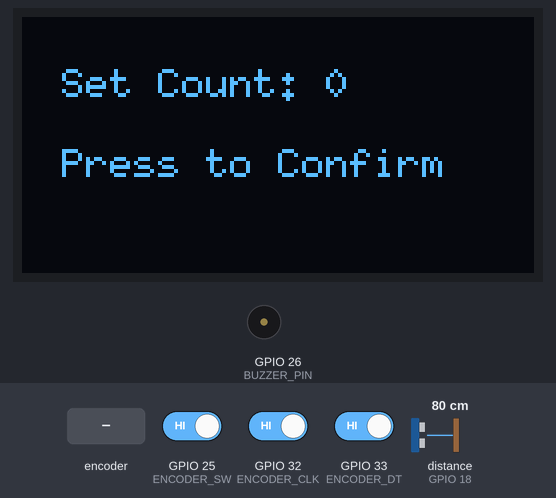
A sketch run on a simulated ESP32. On the bench: 128×64 one-colour display, buzzer (waves = sounding, pin HIGH). The inputs (shaded band) are chosen by the test bench; at power-on: GPIO 25 (ENCODER_SW) HIGH, GPIO 32 (ENCODER_CLK) HIGH, GPIO 33 (ENCODER_DT) HIGH, distance to the obstacle (sensor on GPIO 18) 80 cm. The echo pulse lasts 58.3 µs per cm; WiFi joins after 1.5 s; servers stay silent unless stated; uploads are accepted with an empty reply; pins used as bus, display or sensor lines are not drawn; what the sketch prints to the serial monitor is not drawn.

Above: at 2.7 s.
2.8 s: GPIO 25 (ENCODER_SW) driven LOW
At 5.2 s:
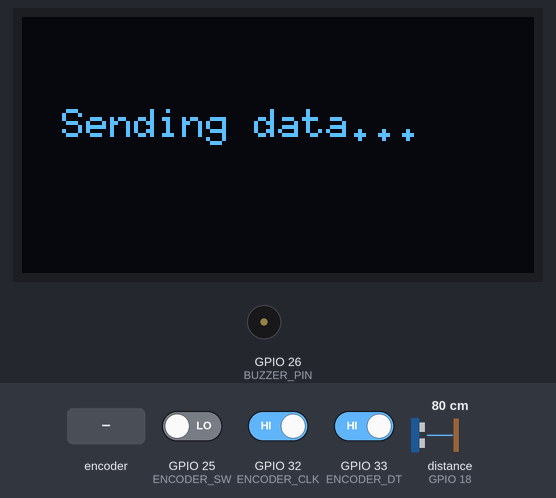
5.8 s: GPIO 25 (ENCODER_SW) driven HIGH
At 7.8 s:
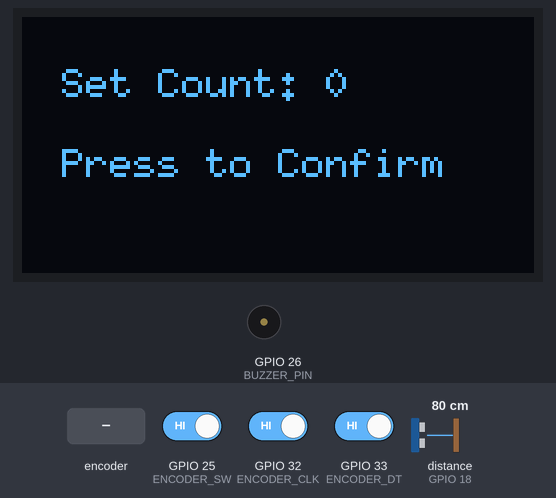
8.2 s: rotary encoder on GPIO 32 (ENCODER_CLK) / GPIO 33 (ENCODER_DT) turned 2 steps (second pin leading)
At 9.0 s:
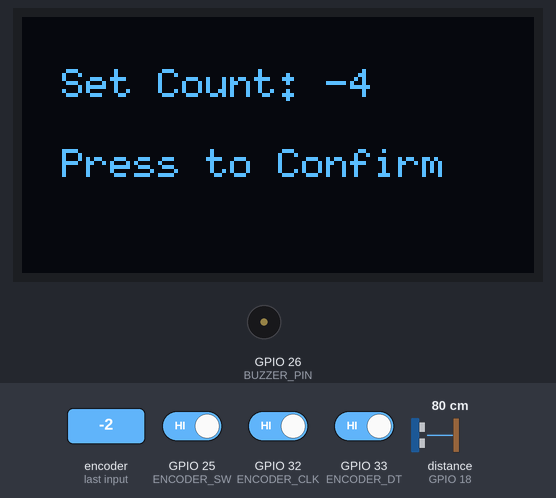
10.1 s: rotary encoder on GPIO 32 (ENCODER_CLK) / GPIO 33 (ENCODER_DT) turned 1 step (first pin leading)
At 11.4 s:
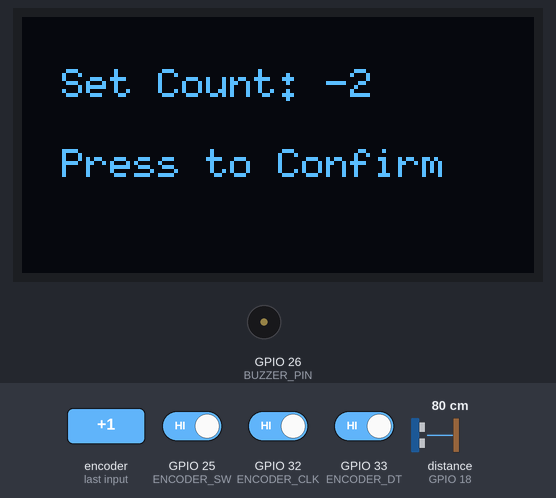
Timing chart, 0 to 12.8 s (numbered marks = the images above; inputs shaded):
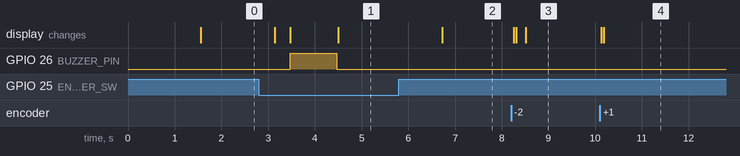

Measured:
- after the input at 2.8 s, GPIO 26 (BUZZER_PIN): LOW → HIGH after 0.67 s, → LOW 1.0 s later; the display: first changes after 0.34 s (image 1 shows a later state)
- after the input at 5.8 s, GPIO 26 (BUZZER_PIN): stays LOW (without the input it goes to HIGH after 1.6 s)
- after the input at 8.2 s, the display: first changes after 0.06 s (image 3 shows a later state)
- after the input at 10.1 s, the display: first changes at once (image 4 shows a later state)

The sketch:

esp32objectcout.ino
```cpp
#include <Wire.h>
#include <WiFi.h>
#include <HTTPClient.h>
#include <U8g2lib.h>

// Encoder Pins
#define ENCODER_CLK  32
#define ENCODER_DT   33
#define ENCODER_SW   25

// Ultrasonic Sensor & Buzzer Pins
#define TRIG_PIN  15
#define ECHO_PIN  18
#define BUZZER_PIN  26

// WiFi Credentials
const char* ssid = "OPPOA54";  // Change to your WiFi SSID
const char* password = "10101010";  // Change to your WiFi password

// API Configuration
const char* serverURL = "http://192.168.196.214/objectcountersensordata/post-esp-data.php";
const char* apiKey = "tPmAT5Ab3j7F9";  // Replace with your actual API key

// Sensor Data
String sensorName = "objectcounter";
String sensorLocation = "Thrissur";

// OLED Display Initialization
U8G2_SSD1306_128X64_NONAME_F_SW_I2C display(U8G2_R0, SCL, SDA, U8X8_PIN_NONE);

// Global Variables
volatile int encoderValue = 0;
int lastStateCLK;
bool countSet = false;
bool timeSet = false;
int objectCount = 0;
int setCount = 0;
int setTime = 10;
unsigned long startTime = 0;
bool timeRunning = false;

// Interrupt for Rotary Encoder
void IRAM_ATTR readEncoder() {
    int currentStateCLK = digitalRead(ENCODER_CLK);
    if (currentStateCLK != lastStateCLK) {
        if (digitalRead(ENCODER_DT) != currentStateCLK) {
            encoderValue++;
        } else {
            encoderValue--;
        }
    }
    lastStateCLK = currentStateCLK;
}

// Function to Measure Distance
float getDistance() {
    digitalWrite(TRIG_PIN, LOW);
    delayMicroseconds(2);
    digitalWrite(TRIG_PIN, HIGH);
    delayMicroseconds(10);
    digitalWrite(TRIG_PIN, LOW);
    long duration = pulseIn(ECHO_PIN, HIGH);
    return duration * 0.034 / 2;
}

// Function to Send Data to Web Server
void sendDataToWeb() {
    Serial.println("Sending data to server...");
    display.clearBuffer();
    display.setCursor(10, 30);
    display.print("Sending data...");
    display.sendBuffer();

    if (WiFi.status() == WL_CONNECTED) {
        HTTPClient http;
        http.begin(serverURL);
        http.addHeader("Content-Type", "application/x-www-form-urlencoded");

        String postData = "api_key=" + String(apiKey) +
                          "&sensor=" + sensorName+
                          "&location=" + sensorLocation+
                          "&value1=" + String(setCount) +
                          "&value2=" + String(setTime) +
                          "&value3=" + String(objectCount) +
                          "&value4=" + (objectCount >= setCount ? "Successful" : "Timed Out");

        int httpResponseCode = http.POST(postData);
        Serial.print("Server Response Code: ");
        Serial.println(httpResponseCode);

        http.end();
    } else {
        Serial.println("WiFi not connected!");
    }

    delay(2000);
}

// Function to Reset System
void resetSystem() {
    countSet = false;
    timeSet = false;
    objectCount = 0;
    encoderValue = 0;
    timeRunning = false;
}

// Setup Function
void setup() {
    Serial.begin(9600);

    // Connect to WiFi
    WiFi.begin(ssid, password);
    Serial.print("Connecting to WiFi...");
    int wifiAttempts = 0;
    while (WiFi.status() != WL_CONNECTED && wifiAttempts < 20) {
        delay(500);
        Serial.print(".");
        wifiAttempts++;
    }

    if (WiFi.status() == WL_CONNECTED) {
        Serial.println("\nConnected to WiFi!");
    } else {
        Serial.println("\nFailed to connect to WiFi.");
    }

    // Initialize Encoder
    pinMode(ENCODER_CLK, INPUT_PULLUP);
    pinMode(ENCODER_DT, INPUT_PULLUP);
    pinMode(ENCODER_SW, INPUT_PULLUP);
    attachInterrupt(digitalPinToInterrupt(ENCODER_CLK), readEncoder, CHANGE);

    // Initialize Ultrasonic Sensor & Buzzer
    pinMode(TRIG_PIN, OUTPUT);
    pinMode(ECHO_PIN, INPUT);
    pinMode(BUZZER_PIN, OUTPUT);

    // Initialize Display
    display.begin();
    display.clearBuffer();
    display.setFont(u8g2_font_6x10_tf);

    lastStateCLK = digitalRead(ENCODER_CLK);
}

// Main Loop
void loop() {
    if (!countSet) {
        display.clearBuffer();
        display.setCursor(10, 20);
        display.print("Set Count: ");
        display.print(encoderValue);
        display.setCursor(10, 40);
        display.print("Press to Confirm");
        display.sendBuffer();

        if (digitalRead(ENCODER_SW) == LOW) {
            delay(300);  // Debounce delay
            setCount = encoderValue;
            countSet = true;
            encoderValue = 10;
        }
        return;
    }

    if (!timeSet) {
        display.clearBuffer();
        display.setCursor(10, 20);
        display.print("Set Time (s): ");
        display.print(encoderValue);
        display.setCursor(10, 40);
        display.print("Press to Confirm");
        display.sendBuffer();

        if (digitalRead(ENCODER_SW) == LOW) {
            delay(300);  // Debounce delay
            setTime = encoderValue;
            if (setTime < 1) setTime = 1;
            if (setTime > 60) setTime = 60;
            timeSet = true;
            objectCount = 0;
            timeRunning = true;
            startTime = millis();
        }
        return;
    }

    // Check if Time Has Elapsed
    unsigned long elapsedTime = millis() - startTime;
    if (elapsedTime >= setTime * 1000) {
        display.clearBuffer();
        display.setCursor(10, 30);
        display.print("Time Reached!");
        display.sendBuffer();
        digitalWrite(BUZZER_PIN, HIGH);
        delay(1000);
        digitalWrite(BUZZER_PIN, LOW);
        sendDataToWeb();
        resetSystem();
        return;
    }

    // Measure Distance and Count Objects
    float distance = getDistance();
    if (distance < 10) {
        objectCount++;
        delay(500);  // Prevent duplicate counts
    }

    // Check if Count is Reached
    if (objectCount >= setCount) {
        display.clearBuffer();
        display.setCursor(10, 30);
        display.print("Count Reached!");
        display.sendBuffer();
        digitalWrite(BUZZER_PIN, HIGH);
        delay(1000);
        digitalWrite(BUZZER_PIN, LOW);
        sendDataToWeb();
        resetSystem();
        return;
    }

    // Update Display
    int timeLeft = (setTime * 1000 - elapsedTime) / 1000;
    display.clearBuffer();
    display.setCursor(10, 10);
    display.print("Set: ");
    display.print(setCount);
    display.setCursor(10, 30);
    display.print("Count: ");
    display.print(objectCount);
    display.setCursor(10, 50);
    display.print("Time: ");
    display.print(timeLeft);
    display.print("s");
    display.sendBuffer();

    delay(500);
}
```
